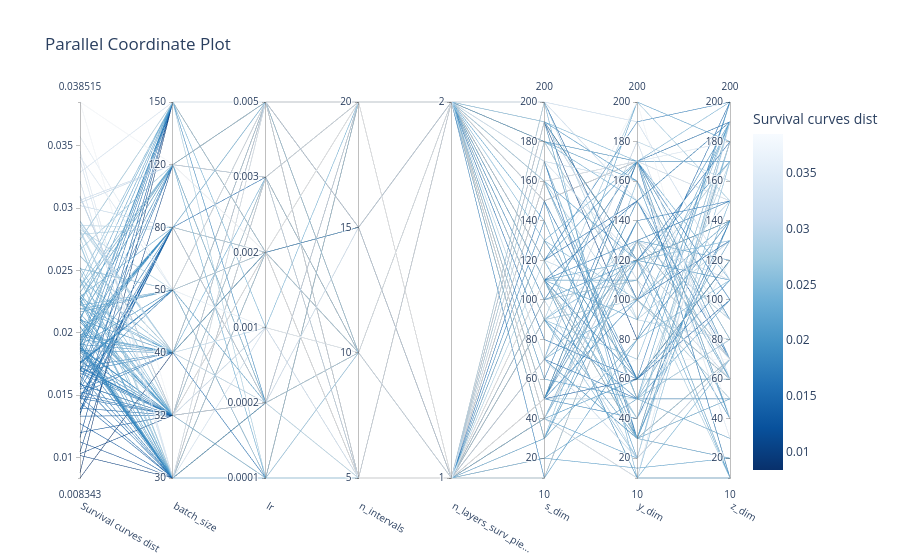
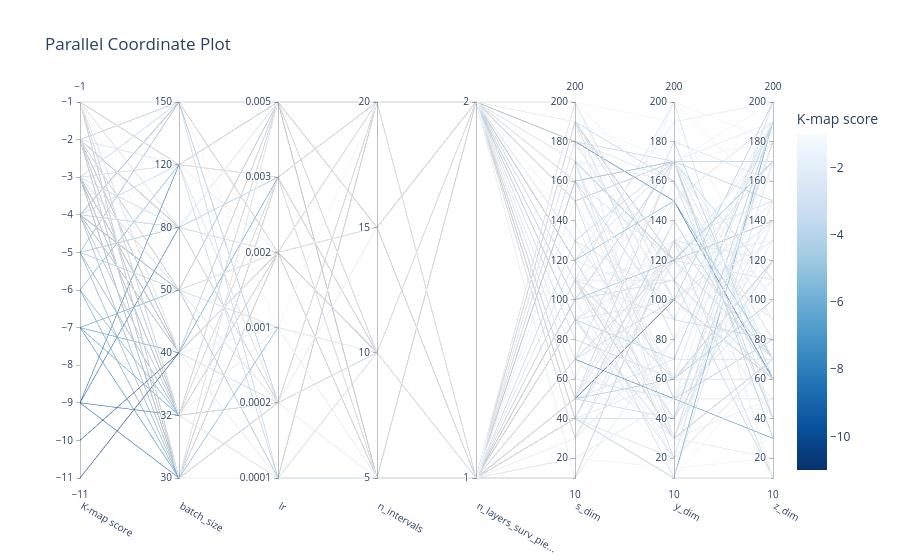

Notebook cell for these charts, in order:
### Code cell
from optuna.visualization import plot_parallel_coordinate, plot_slice, plot_param_importances

for i in range(len(names_objs)):
    plot_parallel_coordinate(study, target=lambda t: t.values[i], target_name=names_objs[i]).show() # relationships between objectives and parameters

### Figure 1 — Plotly figure (JSON) as saved in the notebook; plotly's stock layout.template omitted (floating-point values rounded to 4 significant figures; data arrays with more than 128 entries replaced by an {"elided": "..."} marker saying what was removed)
{"data": [{"dimensions": [{"label": "Survival curves dist", "range": [0.008343, 0.03851], "values": {"elided": "150 float values"}}, {"label": "batch_size", "range": [0, 6], "ticktext": ["30", "32", "40", "50", "80", "120", "150"], "tickvals": [0, 1, 2, 3, 4, 5, 6], "values": {"elided": "150 int values"}}, {"label": "lr", "range": [0, 5], "ticktext": ["0.0001", "0.0002", "0.001", "0.002", "0.003", "0.005"], "tickvals": [0, 1, 2, 3, 4, 5], "values": {"elided": "150 int values"}}, {"label": "n_intervals", "range": [0, 3], "ticktext": ["5", "10", "15", "20"], "tickvals": [0, 1, 2, 3], "values": {"elided": "150 int values"}}, {"label": "n_layers_surv_pie...", "range": [0, 1], "ticktext": ["1", "2"], "tickvals": [0, 1], "values": {"elided": "150 int values"}}, {"label": "s_dim", "range": [10, 200], "values": {"elided": "150 int values"}}, {"label": "y_dim", "range": [10, 200], "values": {"elided": "150 int values"}}, {"label": "z_dim", "range": [10, 200], "values": {"elided": "150 int values"}}], "labelangle": 30, "labelside": "bottom", "line": {"color": {"elided": "150 float values"}, "colorbar": {"title": {"text": "Survival curves dist"}}, "colorscale": [[0, "rgb(247,251,255)"], [0.125, "rgb(222,235,247)"], [0.25, "rgb(198,219,239)"], [0.375, "rgb(158,202,225)"], [0.5, "rgb(107,174,214)"], [0.625, "rgb(66,146,198)"], [0.75, "rgb(33,113,181)"], [0.875, "rgb(8,81,156)"], [1, "rgb(8,48,107)"]], "reversescale": true, "showscale": true}, "type": "parcoords"}], "layout": {"title": {"text": "Parallel Coordinate Plot"}}}

### Figure 2 — Plotly figure (JSON) as saved in the notebook; plotly's stock layout.template omitted (floating-point values rounded to 4 significant figures; data arrays with more than 128 entries replaced by an {"elided": "..."} marker saying what was removed)
{"data": [{"dimensions": [{"label": "K-map score", "range": [-11, -1], "values": {"elided": "150 int values"}}, {"label": "batch_size", "range": [0, 6], "ticktext": ["30", "32", "40", "50", "80", "120", "150"], "tickvals": [0, 1, 2, 3, 4, 5, 6], "values": {"elided": "150 int values"}}, {"label": "lr", "range": [0, 5], "ticktext": ["0.0001", "0.0002", "0.001", "0.002", "0.003", "0.005"], "tickvals": [0, 1, 2, 3, 4, 5], "values": {"elided": "150 int values"}}, {"label": "n_intervals", "range": [0, 3], "ticktext": ["5", "10", "15", "20"], "tickvals": [0, 1, 2, 3], "values": {"elided": "150 int values"}}, {"label": "n_layers_surv_pie...", "range": [0, 1], "ticktext": ["1", "2"], "tickvals": [0, 1], "values": {"elided": "150 int values"}}, {"label": "s_dim", "range": [10, 200], "values": {"elided": "150 int values"}}, {"label": "y_dim", "range": [10, 200], "values": {"elided": "150 int values"}}, {"label": "z_dim", "range": [10, 200], "values": {"elided": "150 int values"}}], "labelangle": 30, "labelside": "bottom", "line": {"color": {"elided": "150 int values"}, "colorbar": {"title": {"text": "K-map score"}}, "colorscale": [[0, "rgb(247,251,255)"], [0.125, "rgb(222,235,247)"], [0.25, "rgb(198,219,239)"], [0.375, "rgb(158,202,225)"], [0.5, "rgb(107,174,214)"], [0.625, "rgb(66,146,198)"], [0.75, "rgb(33,113,181)"], [0.875, "rgb(8,81,156)"], [1, "rgb(8,48,107)"]], "reversescale": true, "showscale": true}, "type": "parcoords"}], "layout": {"title": {"text": "Parallel Coordinate Plot"}}}
